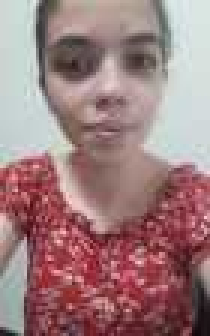
%> input picture p3/Comparar/41_10.jpeg, 70 x 112 px (shown 3 times larger)
$ octave p3_p3.m   (GNU Octave 9; MATLAB toolbox functions it lacks are replaced by stand-ins)
%> lines starting %> are read from the running program, lines starting %| are printed output that depends on the picture
close all
clear all
clc
pkg load image

function L = list_files(path)
L = dir ( path );
L = L (3: length (L));
L = struct2cell (L);
L = L (1 ,:) ;
end

function face_recognition(path, test_image, epsilon_0);
%> called with epsilon_0 = 500

  %Normalizando imagen de entrada
  [c h d] = size(test_image);
%> c = 112; h = 70; d = 3
  if d == 3
    test_image = rgb2gray(test_image);
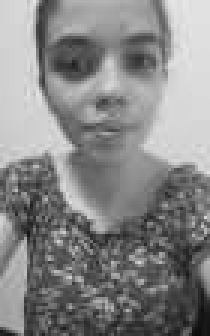
%> test_image: size 112x70 double (shown 3 times larger); min 0.0394, max 0.906, mean 0.529
  endif
  test_image = imresize (test_image, [112, 92]);
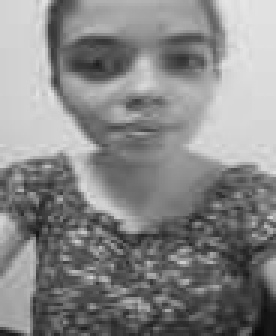
%> test_image: size 112x92 double (shown 3 times larger); min 0.0396, max 0.905, mean 0.529


  %Cantidad de personas
  persons = 43;
  %Cantidad de fotos por persona
  photos = 9;
  % Cantidad de im醙enes de rostros
  N = persons * photos;
  % Tama駉 original mxn redimensionado
  [m, n] = size(test_image);
%> m = 112; n = 92
  M  = m*n;
%> M = 10304


  % Se crea la matriz S de tama駉 MxN (mn x N)
  S = zeros(M, N);


  %Se carga la base de datos en S
  BaseData = list_files(path);
  for i =1:N;
    f = im2double(imread(strcat(path, BaseData{1,i})));
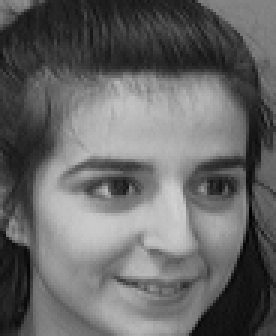
%> input picture p3/Database _modificada/10_4.png, 92 x 112 px (shown 3 times larger)
%> f: size 112x92 double; min 0, max 0.82, mean 0.403
    %Normalizando imagenes
    [c h d] = size(f);
%> h = 92; d = 1
    if d == 3
      f = rgb2gray(f);
    endif
    if c != 92 && h != 112;
      f = imresize (f, [112 92]);
    endif
    S(:, i) = f(:);
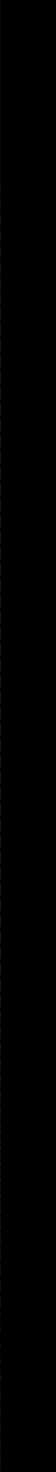
%> S: size 10304x387 double (shown at 1/7 size); min 0, max 0.82, mean 0.00104
  endfor

  %Calcular el promedio
  f_prom = zeros(M, 1);
  for i =1: N;
    f_prom = f_prom + S(:, i);
  endfor
  f_prom = f_prom * (1/N);

  % A = f_i - f_prom
  A = S - repmat(f_prom, 1, N);

  %Calcular matriz U_r
  [U, s, v] = svd(A);
  r = N;
  U_r = U(:, 1:r);

  %Calcular matriz de x_i
  X = U_r' * A;

  %Calcular w
  dif = test_image(:) - f_prom;
  w = U_r' * dif;

  % Calcular epsilon para cada imagen
  epsilons = zeros(N, 1);
  for i = 1:N
      epsilons(i, 1) = norm((w - X(:, i)));
  end
  %Obtener el m韓imo
  [x_j j] = min(epsilons(:, 1));

  %Si x_j < e0, detectar el rostro
  if norm(w - x_j) < epsilon_0
      disp(sprintf('El rostro es de la persona de la imagen %s', BaseData{1,j}));
  else
      disp('El rostro es desconocido');
  end
end


path = 'C:\Users\kimbe\Desktop\Problema3\Database _modificada\';
epsilon_0 = 500;

test_image = im2double(imread('C:\Users\kimbe\Desktop\Problema3\Comparar\41_10.jpeg'));
%> (the run ends here)
